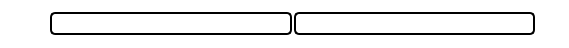
<?xml version="1.0" encoding="UTF-8"?>
<ui version="4.0">
 <class>Emulator</class>
 <widget class="QWidget" name="Emulator">
  <property name="geometry">
   <rect>
    <x>0</x>
    <y>0</y>
    <width>569</width>
    <height>48</height>
   </rect>
  </property>
  <property name="sizePolicy">
   <sizepolicy hsizetype="Minimum" vsizetype="Preferred">
    <horstretch>0</horstretch>
    <verstretch>0</verstretch>
   </sizepolicy>
  </property>
  <property name="windowTitle">
   <string>Form</string>
  </property>
  <property name="styleSheet">
   <string notr="true">.QWidget
{
	background-color: transparent;
}</string>
  </property>
  <layout class="QHBoxLayout" name="horizontalLayout">
   <property name="spacing">
    <number>2</number>
   </property>
   <property name="leftMargin">
    <number>0</number>
   </property>
   <property name="topMargin">
    <number>0</number>
   </property>
   <property name="rightMargin">
    <number>0</number>
   </property>
   <property name="bottomMargin">
    <number>0</number>
   </property>
   <item>
    <widget class="QLabel" name="labelEmulatorImage">
     <property name="maximumSize">
      <size>
       <width>48</width>
       <height>48</height>
      </size>
     </property>
     <property name="styleSheet">
      <string notr="true">QLabel
{
	background-color : transparent;
}</string>
     </property>
     <property name="text">
      <string/>
     </property>
     <property name="pixmap">
      <pixmap resource="resource.qrc">:/Images/emulatorImageNotFound</pixmap>
     </property>
     <property name="scaledContents">
      <bool>true</bool>
     </property>
     <property name="alignment">
      <set>Qt::AlignCenter</set>
     </property>
    </widget>
   </item>
   <item>
    <widget class="QLabel" name="labelEmulatorName">
     <property name="sizePolicy">
      <sizepolicy hsizetype="Minimum" vsizetype="Fixed">
       <horstretch>0</horstretch>
       <verstretch>0</verstretch>
      </sizepolicy>
     </property>
     <property name="font">
      <font>
       <family>Arial</family>
       <pointsize>12</pointsize>
       <weight>75</weight>
       <bold>true</bold>
      </font>
     </property>
     <property name="styleSheet">
      <string notr="true">QLabel
{
	color : rgb(255, 255, 255);
	border-style: solid;
	border-color: black;
	border-width: 2px;
	border-radius: 5px;
}</string>
     </property>
     <property name="text">
      <string>No emulator initialized</string>
     </property>
    </widget>
   </item>
   <item>
    <widget class="QLabel" name="labelPlatformName">
     <property name="sizePolicy">
      <sizepolicy hsizetype="Minimum" vsizetype="Fixed">
       <horstretch>0</horstretch>
       <verstretch>0</verstretch>
      </sizepolicy>
     </property>
     <property name="font">
      <font>
       <family>Arial</family>
       <pointsize>12</pointsize>
       <weight>75</weight>
       <bold>true</bold>
      </font>
     </property>
     <property name="styleSheet">
      <string notr="true">QLabel
{
	color : rgb(255, 255, 255);
	border-style: solid;
	border-color: black;
	border-width: 2px;
	border-radius: 5px;
}</string>
     </property>
     <property name="text">
      <string>No platform initialized</string>
     </property>
    </widget>
   </item>
   <item>
    <widget class="QPushButton" name="buttonEdit">
     <property name="sizePolicy">
      <sizepolicy hsizetype="Fixed" vsizetype="Fixed">
       <horstretch>0</horstretch>
       <verstretch>0</verstretch>
      </sizepolicy>
     </property>
     <property name="minimumSize">
      <size>
       <width>32</width>
       <height>32</height>
      </size>
     </property>
     <property name="styleSheet">
      <string notr="true">QPushButton
{
    background-color: transparent;
    background-image: url(:/Images/editNormal);
    background-repeat: none;    
    border: none;
}

QPushButton:pressed
{
   background-image: url(:/Images/editPressed);
}

QPushButton:hover:!pressed
{
   background-image: url(:/Images/editHover);
}

</string>
     </property>
     <property name="text">
      <string/>
     </property>
    </widget>
   </item>
  </layout>
 </widget>
 <resources>
  <include location="resource.qrc"/>
 </resources>
 <connections/>
</ui>
